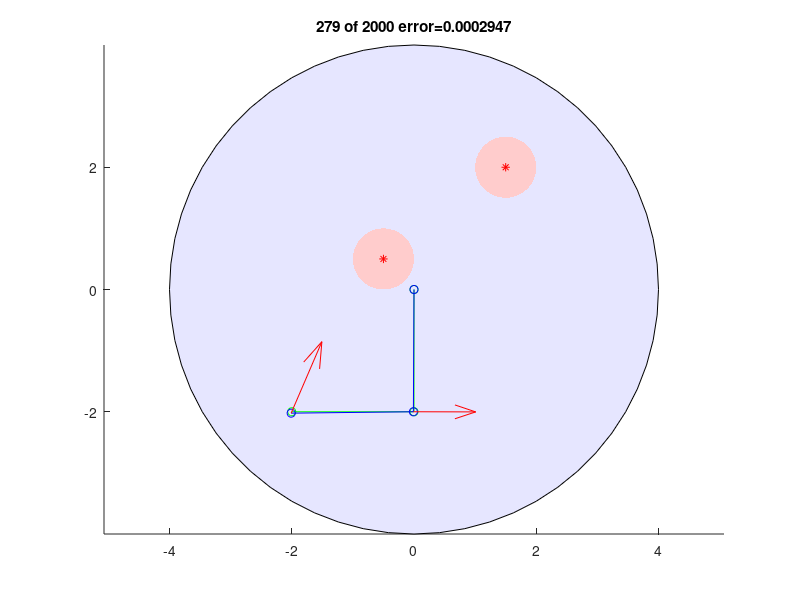

Write the MATLAB code that produced this figure.
function PotentialFieldNavigation
	%PotentialFieldNavigation
	% A path planner for an n-link planar robot arm moving amoung polygonal obstacles.
	%
	% Based off chapter 5.2 in "Robot Modeling and Control" by Spong, Hutchinson,
	% and Vidyasagar
	%
	% Aaron T. Becker, 04-13-2016, atbecker@uh.edu
	%
	%  Items to complete are marked with "TODO:"
	%  ideas: save the full path, and display in another figure.
	%%%%%%%%%%%%%%%%%%%%%%%%%%%%%%%
	linkLen = [2;2;];  %lengths of each link
	%q = rand(numel(linkLen),1)*2*pi;  %robot configuration (random)
	q = [pi/2;pi/4]; %robot configuration (set)
	%qGoal = rand(numel(linkLen),1)*2*pi; %TODO: some sort of check to make sure this isn't intersecting an obstacle
	qGoal = [-pi/2;-pi/2];
	oGoal = computeOrigins(qGoal); %robot goal DH frame origins
	ptObstacles = [1.5,2;  -0.5,0.5]; %locations of point obstacles
	
	
	alpha = 0.02; %step size for each iteration.
	% In motion planning problems, the choice for alpha is often made on an adhoc or empirical basis
	%	such as the distance to the nearest obstacle or goal
	
	%%% Parameters  (students should change these)
	zeta =   flipud(.1*(1:numel(q))');%vector parameter that scales the forces for each degree-of-freedom
	d = 0.5; %d: the distance that defines the transition from conic toparabolic
	eta = ones(numel(q),1); %eta: vector parameter that scales the repulsive forces for each degree-of-freedom
	rhoNot = 1/2; %: defines the distance of influence of the obstacle
	inLocalMinimum = false;
	t = 5;  %how many random steps to take?
	v = pi/10; % maximum random value at each step
	IsPolygonObs = false; % if tru, uses polygonal obstacles
	
	
	%setup figure showing the robot
	figure(1);clf;
	r = sum(linkLen);
	rectangle('Position',[-r,-r,2*r,2*r],'Curvature',1,'FaceColor',[.9 .9 1]) %robot workspace
	axis equal
	hold on
	% draw obstacles
	if IsPolygonObs
		ptObstacles = [1,2; -3,-1];
		polyObs1 = repmat(ptObstacles(1,:),3,1)+[.5000    0.8660
			-1.0000    0.0000
			0.5000   -0.8660];
		
		polyObs2 = repmat(ptObstacles(2,:),4,1)+[-1/2    -1
			-1/2    1
			1/2   1
			1/2 -1];
		
		p1 = fill(polyObs1(:,1),polyObs1(:,2),'r');
		set(p1,'linewidth',40,'EdgeColor',[1 .8 .8] );
		fill(polyObs1(:,1),polyObs1(:,2),'r');
		p2 = fill(polyObs2(:,1),polyObs2(:,2),'r');
		set(p2,'linewidth',40,'EdgeColor',[1 .8 .8] );
		fill(polyObs2(:,1),polyObs2(:,2),'r');
		
	else
		for j = 1:numel(ptObstacles(:,2))
			rectangle('Position',[ptObstacles(j,1)-rhoNot,ptObstacles(j,2)-rhoNot,2*rhoNot,2*rhoNot],'Curvature',1,'FaceColor',[1 .8 .8],'LineStyle','none')
		end
		plot(ptObstacles(:,1),ptObstacles(:,2),'r*')
	end
	
	%draw robot
	hGline = line([0,0],[0,1],'color','g');
	hGpts = plot([0,0],[0,1],'og');
	hRline = line([0,0],[0,1],'color','b');
	hRpts = plot([0,0],[0,1],'ob');
	harr= quiver(0,0,1,2,'color','r');
	hold off
	hTitle = title(num2str(0));
	maxIters = 2000;
	
	for iteration = 1:maxIters  %each iteration performs gradient descent one time
		%calulate error
		qErr = sum(atan2(sin(q-qGoal),cos(q-qGoal)).^2);
		oR = computeOrigins(q);
		frep = zeros([numel(q),2]);
		for j = 1:numel(ptObstacles(:,1))
			frep = frep + frepPtFloatingPoint(q, ptObstacles(j,:), eta, rhoNot);
		end
		Fvec =  fatt(q, oGoal,zeta,d) + frep;
		
		%update drawing
		updateArm(oGoal,hGline,hGpts);
		updateArm(oR,hRline,hRpts);
		set(harr, 'Xdata',oR(:,1),'Ydata',oR(:,2),'Udata',Fvec(:,1),'Vdata',Fvec(:,2));
		set(hTitle,'String',[num2str(iteration),' of ', num2str(maxIters), ' error=',num2str(qErr)])
		drawnow
		if qErr < 0.001
			break
		end
		
		%map the workspace forces to joint torques (5.2.3)
		tau = zeros(numel(q),1);
		for ic = 1:numel(q)
			tau = tau+Jv(q,ic)'* Fvec(ic,:)';
		end
		
		%Gradient descent algorithm, page 179
		q = q+alpha*tau/norm(tau);
		
		%TODO Task 3  (5pts) detect a local minimum
		
		
		if inLocalMinimum
			%TODO: Task 4  (5pts) random walk:
			%execute a random walk.  If it results in collision, do not apply
			%it.
			qprime = q;
			for j =1:t
				qprime = qprime+0;
				%check for collision
			end
			q = qprime;
		end
		
		%pause(0.5)
	end

	function J = Jv(q,ic) %page 177
		o = computeOrigins(q);
		Augo = [0,0;o];  %add frame 0  (augmented origin)
		% J = [z0 x (o_c - o_0),  z1 x (o_c - o_2), ...., z_(n-1) x (o_c - o_(n-1))
		J = zeros(2,numel(q));
		for c = 1:ic
			oDiff=  Augo(ic+1,:)-Augo(c,:);
			J(1,c) = -oDiff(2);
			J(2,c) = oDiff(1);
		end
		
	end

	function Fvec =  fatt(q, oGoal,zeta,d)
		%fatt computes the forces that attract each DH frame origin to their goal
		%configurations, given by equation 5.4 in RD&C
		%q: configuration of the arm
		%oGoal: goal position of each DH frame origin
		%zeta: vector parameter that scales the forces for each degree-of-freedom
		%d: the distance that defines the transition from conic toparabolic
		Fvec = zeros(numel(q),2); %Force vector to attract each origin to the goal
		o = computeOrigins(q); % o is a vector of the origins for DH frames of a planar robot arm.
		
		for i = 1:numel(q) % compute attractive force for each origin
			err = dist(o(i,:),oGoal(i,:));
			if err < d
				Fvec(i,:)= -zeta(i)*( o(i,:)-oGoal(i,:)  );
			else
				Fvec(i,:)= -d*zeta(i)*( o(i,:)-oGoal(i,:)  )/err;
			end
		end
	end

	function o = computeOrigins(q)
		%Computes o, the (x,y) coordinate of the DH frame for each link in q
		qSum = cumsum(q);
		oDelta = [linkLen,linkLen].*[cos(qSum),sin(qSum)];
		o = cumsum(oDelta);
	end

	function Fvec =  frepPt(q, pObstacle, eta, rhoNot)
		% TODO: Task 1  (5pts) repulsion from point obstacle
		%frepPt computes the forces that repel each DH frame origin from a point
		%at positon pObstacle, given by equation 5.6 & 5.7 in RD&C
		%q: configuration of the arm
		%pObstacle: xy position of the point obstacle
		%eta: vector parameter that scales the forces for each degree-of-freedom
		%rhoNot: defines the distance of influence of the obstacle
		Fvec = zeros(numel(q),2); %Force vector to repulse each origin from the obstacle
		o = computeOrigins(q); % o is a vector of the origins for DH frames of a planar robot arm.
		
		for i = 1:numel(q) % compute attractive force for each origin
			err = dist(o(i,:),oGoal(i,:));
			if err < d
				Fvec(i,:)= -zeta(i)*( o(i,:)-oGoal(i,:)  );
			else
				Fvec(i,:)= -d*zeta(i)*( o(i,:)-oGoal(i,:)  )/err;
			end
		end
	end

	function Fvec =  frepPtFloatingPoint(q, pObstacle, eta, rhoNot)
		% Task 2  (Graduate students 5pts, Undergrads, 5pts E.C.):
		%computes the forces that repel a point on the link that is closest to any workspace obstacle
		%at positon pObstacle, given by equation 5.6 & 5.7 in RD&C
		%q: configuration of the arm
		%pObstacle: xy position of the point obstacle
		%eta: vector parameter that scales the forces for each degree-of-freedom
		%rhoNot: defines the distance of influence of the obstacle
		Fvec = zeros(numel(q),2); %Force vector to attract each origin to the goal
		o = computeOrigins(q); % o is a vector of the origins for DH frames of a planar robot arm.
		o = [0,0;o];
		
		for i = 1:numel(q) % compute attractive force for each origin
			err = dist(o(i+1,:),oGoal(i,:));
			if err < d
				Fvec(i,:)= -zeta(i)*( o(i+1,:)-oGoal(i,:)  );
			else
				Fvec(i,:)= -d*zeta(i)*( o(i+1,:)-oGoal(i,:)  )/err;
			end
		end
	end

	function updateArm(o,hline,hpts) %redraws arm
		set(hline, 'xdata',[0;o(:,1)], 'ydata',[0;o(:,2)]);
		set(hpts, 'xdata',[0;o(:,1)], 'ydata',[0;o(:,2)]);
	end

	function d = dist(a,b)% norm 2 distance between two vectors
		d=sum((a-b).^2).^.5;
	end
end
